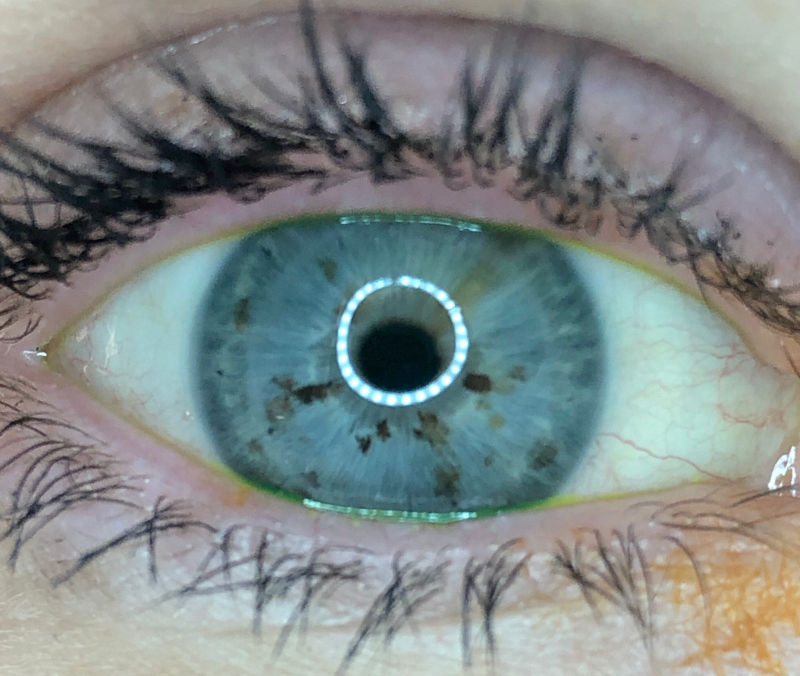
#> input picture 1.png, 1600 x 1352 px (shown at 1/2 size)
$ python -i process_image.py   (imports and definitions only)
#> lines starting #> are read from the running program, lines starting #| are printed output that depends on the picture
#> further down, picture is the input picture: shape (1352, 1600, 3); mean B, G, R 135.2, 136.4, 127.9
import json
import cv2 as cv
import numpy as np
import matplotlib.pyplot as plt

def process_image(image):

    print("tested image")
    grey = cv.cvtColor(image, cv.COLOR_BGRA2GRAY)
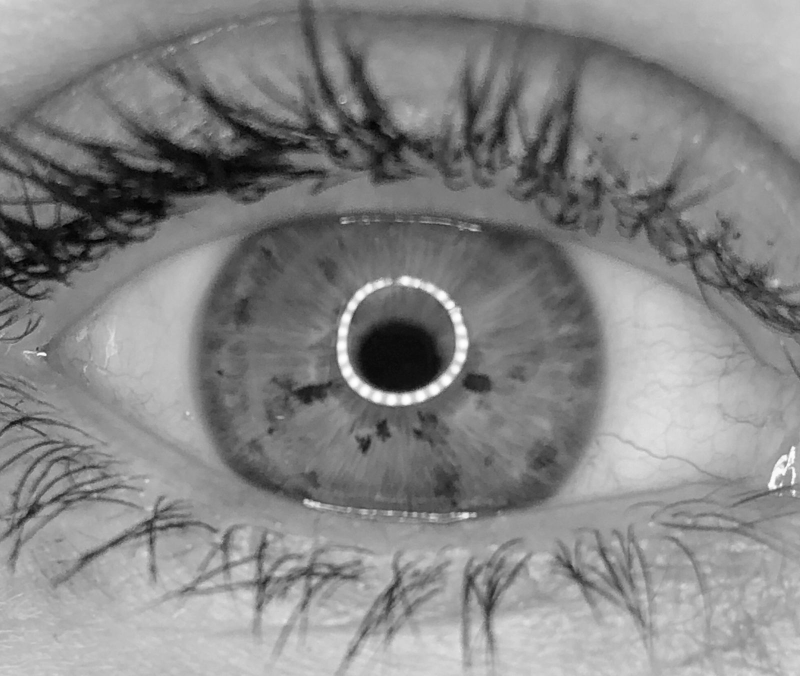
#> grey: shape (1352, 1600) (shown at 1/2 size); min 0, max 255, mean 133.7
    grey = cv.equalizeHist(grey)
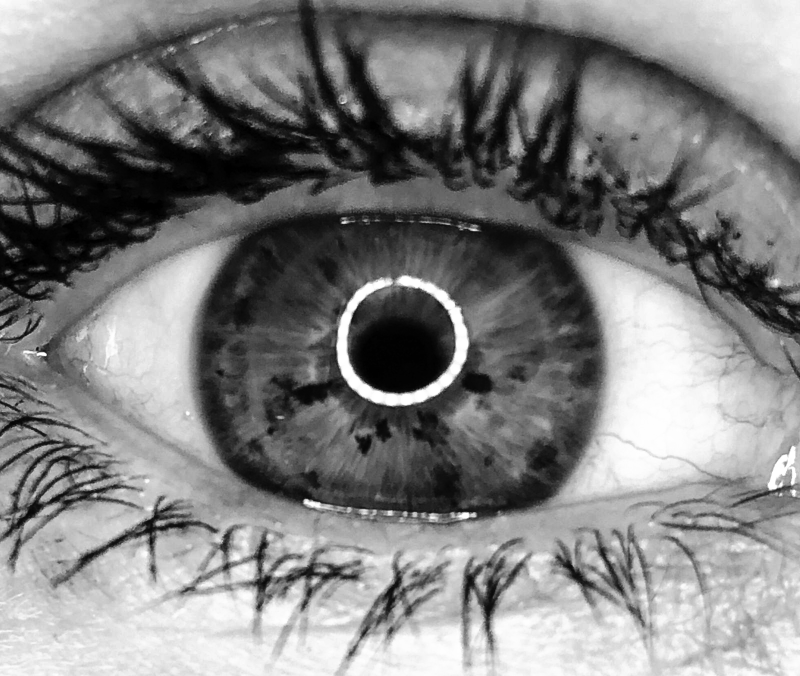
#> grey: shape (1352, 1600) (shown at 1/2 size); min 0, max 255, mean 128.4
    kernel = cv.getStructuringElement(cv.MORPH_ELLIPSE,(30,30))
    kernel2 = cv.getStructuringElement(cv.MORPH_ELLIPSE,(3,3))

    grey = cv.medianBlur(grey, 15)
    grey = cv.GaussianBlur(grey, (15, 15), 0)
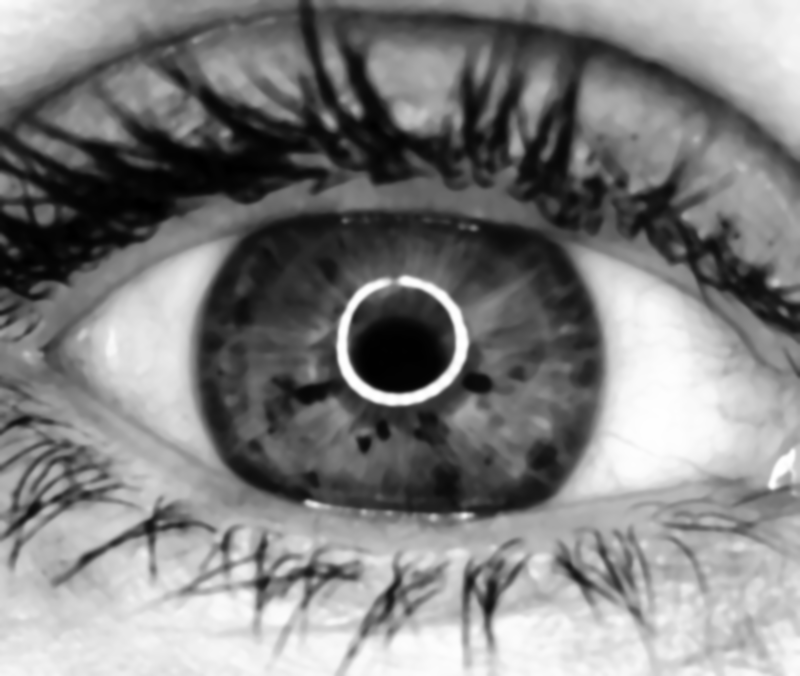
#> grey: shape (1352, 1600) (shown at 1/2 size); min 0, max 255, mean 128.4

    grey = cv.threshold(grey, 140, 255, cv.THRESH_TOZERO)[1]
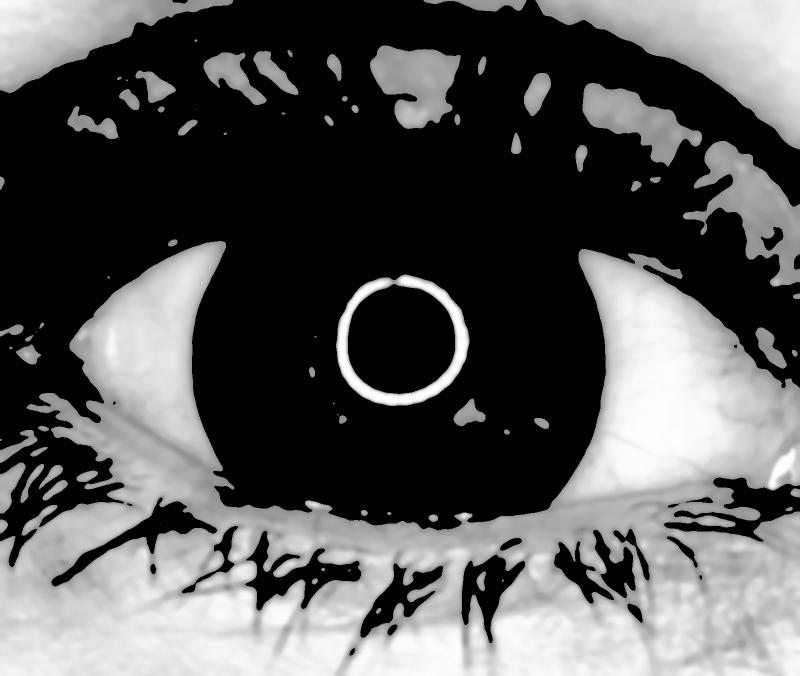
#> grey: shape (1352, 1600) (shown at 1/2 size); min 0, max 255, mean 88.5

    grey = cv.morphologyEx(grey, cv.MORPH_CLOSE, kernel)
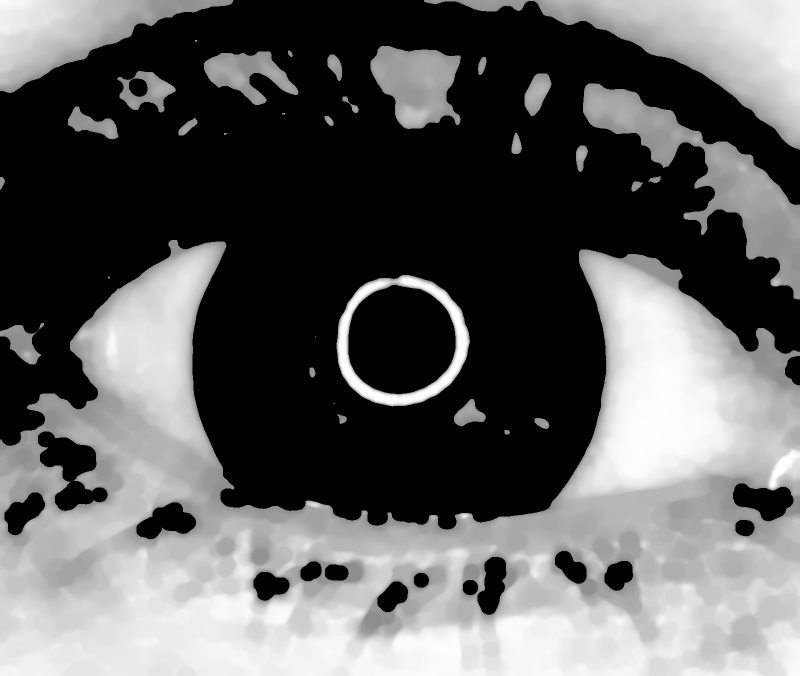
#> grey: shape (1352, 1600) (shown at 1/2 size); min 0, max 255, mean 94.7

    grey = cv.dilate(grey , kernel2 ,iterations = 20)
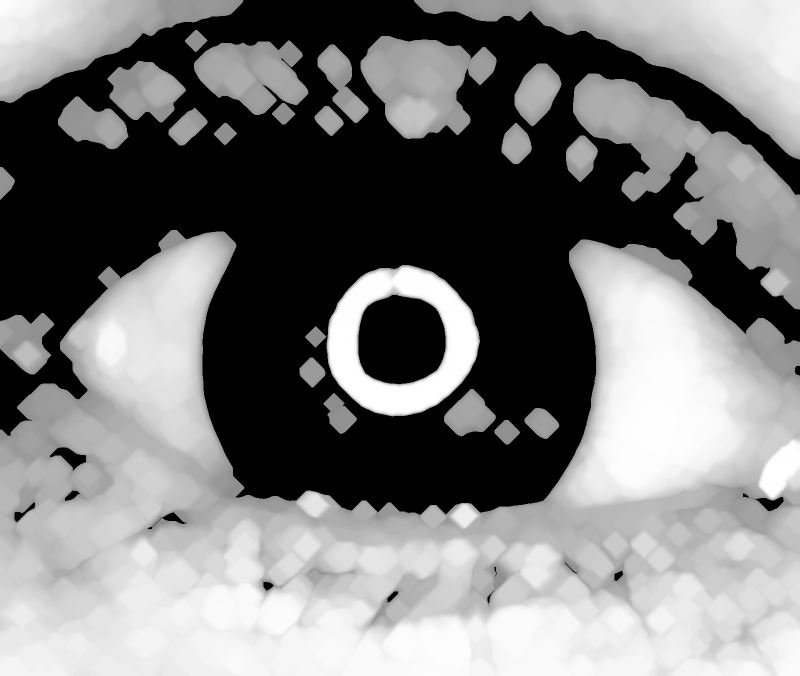
#> grey: shape (1352, 1600) (shown at 1/2 size); min 0, max 255, mean 122.6
    grey = cv.erode(grey , kernel2,iterations = 21)
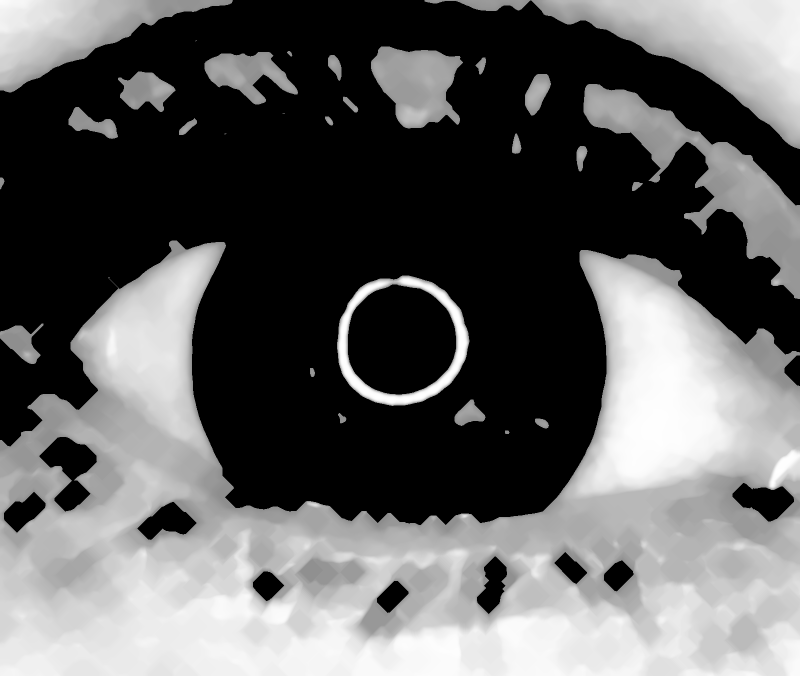
#> grey: shape (1352, 1600) (shown at 1/2 size); min 0, max 255, mean 95.8

    params = cv.SimpleBlobDetector_Params()

    params.filterByArea = True

    params.minArea = 10000
    params.maxArea = 100000


    # descobre a convexidade
    params.filterByConvexity = True

    convexity = 0

    for convexity in np.arange(1, 0, -0.01):
        params.minConvexity = convexity

        detector = cv.SimpleBlobDetector_create(params)

        keypoints = detector.detect(grey)

        if (len(keypoints) > 0):
            print("Convexity: ", convexity)
            params.filterByConvexity = False
            break
#> this loop made 2 passes
#> keypoints on pass 2: 1 keypoints; (x, y, size): (802, 681, 223.5)

    # descobre a inercia
    params.filterByInertia = True

    inertia = 0

    for inertia in np.arange(1, 0, -0.01):
        params.minInertiaRatio = inertia

        detector = cv.SimpleBlobDetector_create(params)

        keypoints = detector.detect(grey)

        if (len(keypoints) > 0):
            print("inertia: ", inertia)
            params.filterByInertia = False
            break
#> this loop made 4 passes
#> keypoints on pass 4: 1 keypoints; (x, y, size): (801, 679, 222.7)

    media = (convexity + inertia) / 2

    blank = np.zeros((1, 1))

    blobs = cv.drawKeypoints(grey, keypoints, blank, (255, 0, 0),

                            cv.DRAW_MATCHES_FLAGS_DRAW_RICH_KEYPOINTS)

    blobs_len = len(keypoints)
#> blobs_len = 1

    return {"convexity": convexity, "inertia": inertia, "media": media, "blobs": blobs_len}

>>> import cv2
>>> picture = cv2.imread('1.png')
>>> result = process_image(picture)
#> result = {'convexity': 0.99, 'inertia': 0.97, 'media': 0.98, 'blobs': 1}

$ run again, on 10.png
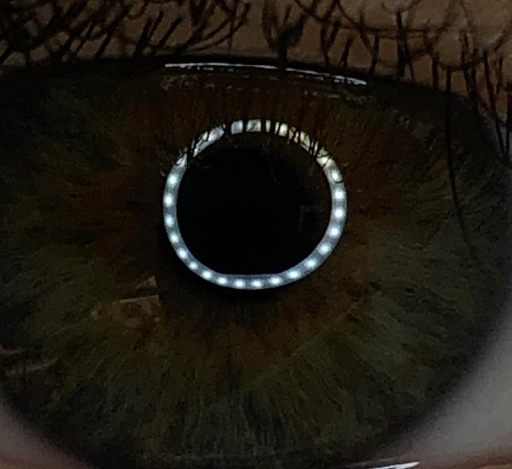
#> input picture 10.png, 1024 x 938 px (shown at 1/2 size)
#> picture is the input picture: shape (938, 1024, 3); mean B, G, R 17.5, 25.2, 28.8
#> in process_image, `grey = cv.medianBlur(grey, 15)`:
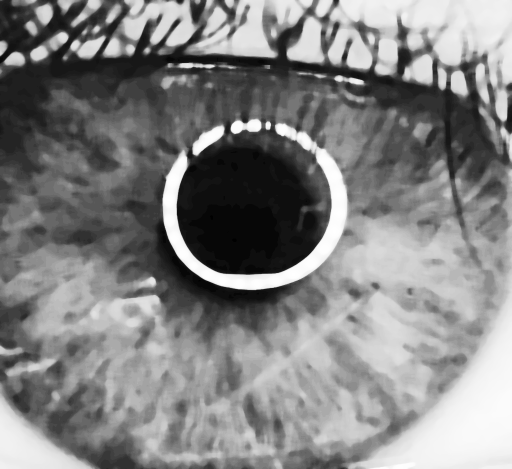
#> grey: shape (938, 1024) (shown at 1/2 size); min 0, max 255, mean 130.3
#> in process_image, `grey = cv.erode(grey , kernel2,iterations = 21)`:
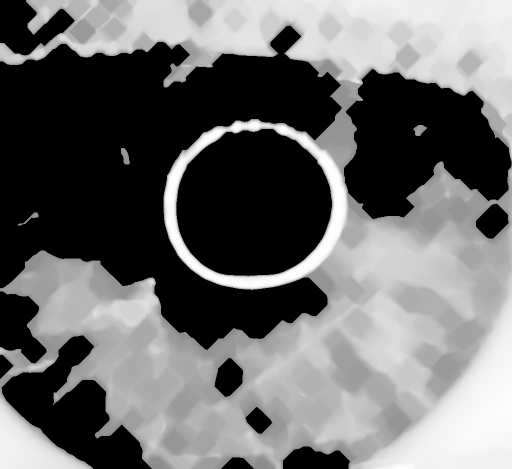
#> grey: shape (938, 1024) (shown at 1/2 size); min 0, max 255, mean 107
#> the loop in process_image, `for convexity in np.arange(1, 0, -0.01):` made 2 passes
#> keypoints on pass 2: 1 keypoints; (x, y, size): (506, 408, 305.7)
#> the loop in process_image, `for inertia in np.arange(1, 0, -0.01):` made 13 passes
#> blobs_len = 1
#> result = {'convexity': 0.99, 'inertia': 0.88, 'media': 0.935, 'blobs': 1}

$ run again, on 11.png
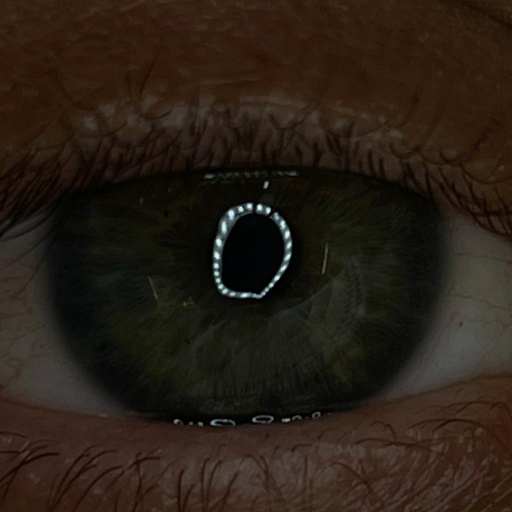
#> input picture 11.png, 1024 x 1024 px (shown at 1/2 size)
#> picture is the input picture: shape (1024, 1024, 3); mean B, G, R 21.1, 30.5, 41
#> in process_image, `grey = cv.medianBlur(grey, 15)`:
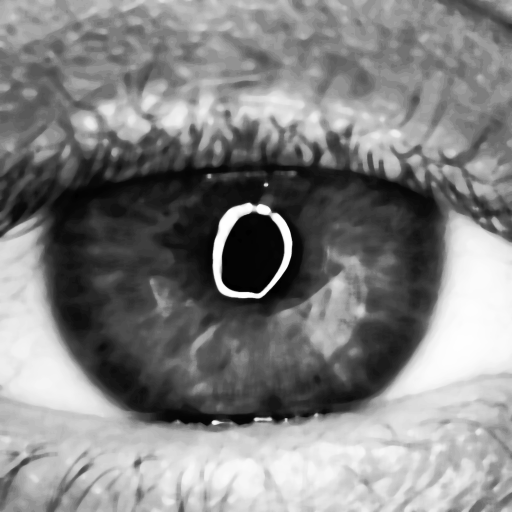
#> grey: shape (1024, 1024) (shown at 1/2 size); min 1, max 255, mean 130.3
#> in process_image, `grey = cv.erode(grey , kernel2,iterations = 21)`:
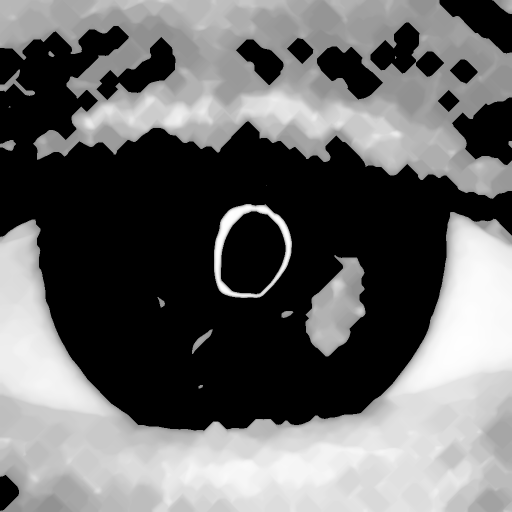
#> grey: shape (1024, 1024) (shown at 1/2 size); min 0, max 255, mean 104.1
#> the loop in process_image, `for convexity in np.arange(1, 0, -0.01):` made 2 passes
#> keypoints on pass 2: 1 keypoints; (x, y, size): (504, 507, 144.5)
#> the loop in process_image, `for inertia in np.arange(1, 0, -0.01):` made 39 passes
#> keypoints on pass 39: 1 keypoints; (x, y, size): (501, 502, 176.4)
#> blobs_len = 1
#> result = {'convexity': 0.99, 'inertia': 0.62, 'media': 0.805, 'blobs': 1}

$ run again, on 12.png
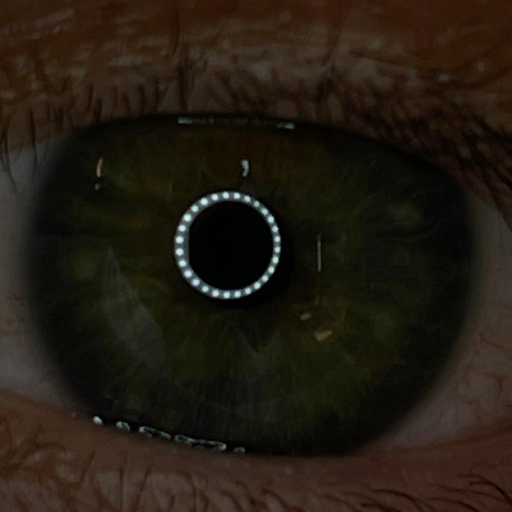
#> input picture 12.png, 1024 x 1024 px (shown at 1/2 size)
#> picture is the input picture: shape (1024, 1024, 3); mean B, G, R 17.4, 27.2, 34.7
#> in process_image, `grey = cv.erode(grey , kernel2,iterations = 21)`:
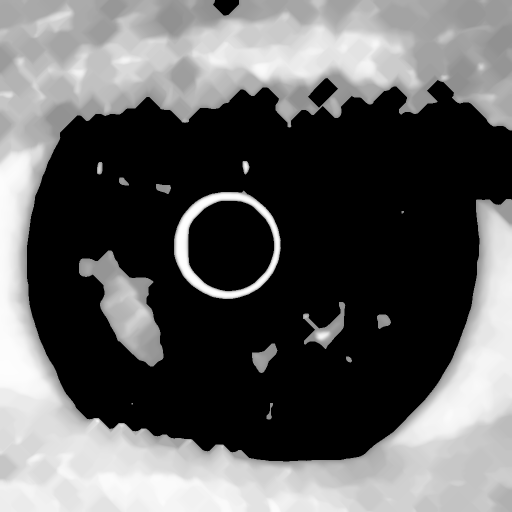
#> grey: shape (1024, 1024) (shown at 1/2 size); min 0, max 254, mean 96.9
#> the loop in process_image, `for convexity in np.arange(1, 0, -0.01):` made 2 passes
#> keypoints on pass 2: 1 keypoints; (x, y, size): (457, 490, 183.3)
#> the loop in process_image, `for inertia in np.arange(1, 0, -0.01):` made 3 passes
#> keypoints on pass 3: 1 keypoints; (x, y, size): (454, 490, 213.2)
#> blobs_len = 1
#> result = {'convexity': 0.99, 'inertia': 0.98, 'media': 0.985, 'blobs': 1}
